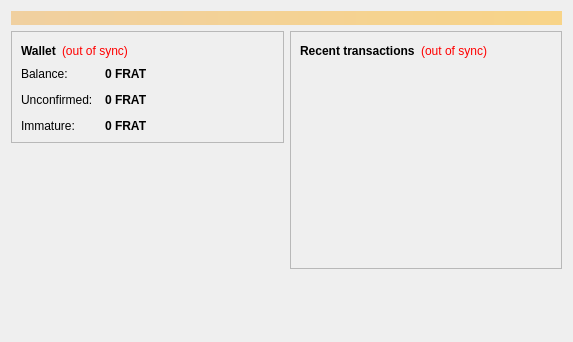
<?xml version="1.0" encoding="UTF-8"?>
<ui version="4.0">
 <class>OverviewPage</class>
 <widget class="QWidget" name="OverviewPage">
  <property name="geometry">
   <rect>
    <x>0</x>
    <y>0</y>
    <width>573</width>
    <height>342</height>
   </rect>
  </property>
  <property name="windowTitle">
   <string>Form</string>
  </property>
  <layout class="QVBoxLayout" name="topLayout">
   <item>
    <widget class="QLabel" name="labelAlerts">
     <property name="visible">
      <bool>false</bool>
     </property>
     <property name="styleSheet">
      <string notr="true">background-color: qlineargradient(x1: 0, y1: 0, x2: 1, y2: 0, stop:0 #F0D0A0, stop:1 #F8D488); color:#000000;</string>
     </property>
     <property name="wordWrap">
      <bool>true</bool>
     </property>
     <property name="margin">
      <number>3</number>
     </property>
    </widget>
   </item>
   <item>
    <layout class="QHBoxLayout" name="horizontalLayout" stretch="1,1">
     <item>
      <layout class="QVBoxLayout" name="verticalLayout_2">
       <item>
        <widget class="QFrame" name="frame">
         <property name="frameShape">
          <enum>QFrame::StyledPanel</enum>
         </property>
         <property name="frameShadow">
          <enum>QFrame::Raised</enum>
         </property>
         <layout class="QVBoxLayout" name="verticalLayout_4">
          <item>
           <layout class="QHBoxLayout" name="horizontalLayout_4">
            <item>
             <widget class="QLabel" name="label_5">
              <property name="font">
               <font>
                <weight>75</weight>
                <bold>true</bold>
               </font>
              </property>
              <property name="text">
               <string>Wallet</string>
              </property>
             </widget>
            </item>
            <item>
             <widget class="QLabel" name="labelWalletStatus">
              <property name="toolTip">
               <string>The displayed information may be out of date. Your wallet automatically synchronizes with the Fratcoin network after a connection is established, but this process has not completed yet.</string>
              </property>
              <property name="styleSheet">
               <string notr="true">QLabel { color: red; }</string>
              </property>
              <property name="text">
               <string notr="true">(out of sync)</string>
              </property>
              <property name="alignment">
               <set>Qt::AlignLeading|Qt::AlignLeft|Qt::AlignVCenter</set>
              </property>
             </widget>
            </item>
            <item>
             <spacer name="horizontalSpacer_2">
              <property name="orientation">
               <enum>Qt::Horizontal</enum>
              </property>
              <property name="sizeHint" stdset="0">
               <size>
                <width>40</width>
                <height>20</height>
               </size>
              </property>
             </spacer>
            </item>
           </layout>
          </item>
          <item>
           <layout class="QFormLayout" name="formLayout_2">
            <property name="fieldGrowthPolicy">
             <enum>QFormLayout::AllNonFixedFieldsGrow</enum>
            </property>
            <property name="horizontalSpacing">
             <number>12</number>
            </property>
            <property name="verticalSpacing">
             <number>12</number>
            </property>
            <item row="0" column="0">
             <widget class="QLabel" name="label">
              <property name="text">
               <string>Balance:</string>
              </property>
             </widget>
            </item>
            <item row="0" column="1">
             <widget class="QLabel" name="labelBalance">
              <property name="font">
               <font>
                <weight>75</weight>
                <bold>true</bold>
               </font>
              </property>
              <property name="cursor">
               <cursorShape>IBeamCursor</cursorShape>
              </property>
              <property name="toolTip">
               <string>Your current balance</string>
              </property>
              <property name="text">
               <string notr="true">0 FRAT</string>
              </property>
              <property name="textInteractionFlags">
               <set>Qt::LinksAccessibleByMouse|Qt::TextSelectableByKeyboard|Qt::TextSelectableByMouse</set>
              </property>
             </widget>
            </item>
            <item row="1" column="0">
             <widget class="QLabel" name="label_3">
              <property name="text">
               <string>Unconfirmed:</string>
              </property>
             </widget>
            </item>
            <item row="1" column="1">
             <widget class="QLabel" name="labelUnconfirmed">
              <property name="font">
               <font>
                <weight>75</weight>
                <bold>true</bold>
               </font>
              </property>
              <property name="cursor">
               <cursorShape>IBeamCursor</cursorShape>
              </property>
              <property name="toolTip">
               <string>Total of transactions that have yet to be confirmed, and do not yet count toward the current balance</string>
              </property>
              <property name="text">
               <string notr="true">0 FRAT</string>
              </property>
              <property name="textInteractionFlags">
               <set>Qt::LinksAccessibleByMouse|Qt::TextSelectableByKeyboard|Qt::TextSelectableByMouse</set>
              </property>
             </widget>
            </item>
            <item row="2" column="0">
             <widget class="QLabel" name="labelImmatureText">
              <property name="text">
               <string>Immature:</string>
              </property>
             </widget>
            </item>
            <item row="2" column="1">
             <widget class="QLabel" name="labelImmature">
              <property name="font">
               <font>
                <weight>75</weight>
                <bold>true</bold>
               </font>
              </property>
              <property name="toolTip">
               <string>Mined balance that has not yet matured</string>
              </property>
              <property name="text">
               <string notr="true">0 FRAT</string>
              </property>
              <property name="textInteractionFlags">
               <set>Qt::LinksAccessibleByMouse|Qt::TextSelectableByKeyboard|Qt::TextSelectableByMouse</set>
              </property>
             </widget>
            </item>
           </layout>
          </item>
         </layout>
        </widget>
       </item>
       <item>
        <spacer name="verticalSpacer">
         <property name="orientation">
          <enum>Qt::Vertical</enum>
         </property>
         <property name="sizeHint" stdset="0">
          <size>
           <width>20</width>
           <height>40</height>
          </size>
         </property>
        </spacer>
       </item>
      </layout>
     </item>
     <item>
      <layout class="QVBoxLayout" name="verticalLayout_3">
       <item>
        <widget class="QFrame" name="frame_2">
         <property name="frameShape">
          <enum>QFrame::StyledPanel</enum>
         </property>
         <property name="frameShadow">
          <enum>QFrame::Raised</enum>
         </property>
         <layout class="QVBoxLayout" name="verticalLayout">
          <item>
           <layout class="QHBoxLayout" name="horizontalLayout_2">
            <item>
             <widget class="QLabel" name="label_4">
              <property name="text">
               <string>&lt;b&gt;Recent transactions&lt;/b&gt;</string>
              </property>
             </widget>
            </item>
            <item>
             <widget class="QLabel" name="labelTransactionsStatus">
              <property name="toolTip">
               <string>The displayed information may be out of date. Your wallet automatically synchronizes with the Fratcoin network after a connection is established, but this process has not completed yet.</string>
              </property>
              <property name="styleSheet">
               <string notr="true">QLabel { color: red; }</string>
              </property>
              <property name="text">
               <string notr="true">(out of sync)</string>
              </property>
              <property name="alignment">
               <set>Qt::AlignRight|Qt::AlignTrailing|Qt::AlignVCenter</set>
              </property>
             </widget>
            </item>
            <item>
             <spacer name="horizontalSpacer">
              <property name="orientation">
               <enum>Qt::Horizontal</enum>
              </property>
              <property name="sizeHint" stdset="0">
               <size>
                <width>40</width>
                <height>20</height>
               </size>
              </property>
             </spacer>
            </item>
           </layout>
          </item>
          <item>
           <widget class="QListView" name="listTransactions">
            <property name="styleSheet">
             <string notr="true">QListView { background: transparent; }</string>
            </property>
            <property name="frameShape">
             <enum>QFrame::NoFrame</enum>
            </property>
            <property name="verticalScrollBarPolicy">
             <enum>Qt::ScrollBarAlwaysOff</enum>
            </property>
            <property name="horizontalScrollBarPolicy">
             <enum>Qt::ScrollBarAlwaysOff</enum>
            </property>
            <property name="selectionMode">
             <enum>QAbstractItemView::NoSelection</enum>
            </property>
           </widget>
          </item>
         </layout>
        </widget>
       </item>
       <item>
        <spacer name="verticalSpacer_2">
         <property name="orientation">
          <enum>Qt::Vertical</enum>
         </property>
         <property name="sizeHint" stdset="0">
          <size>
           <width>20</width>
           <height>40</height>
          </size>
         </property>
        </spacer>
       </item>
      </layout>
     </item>
    </layout>
   </item>
  </layout>
 </widget>
 <resources/>
 <connections/>
</ui>
